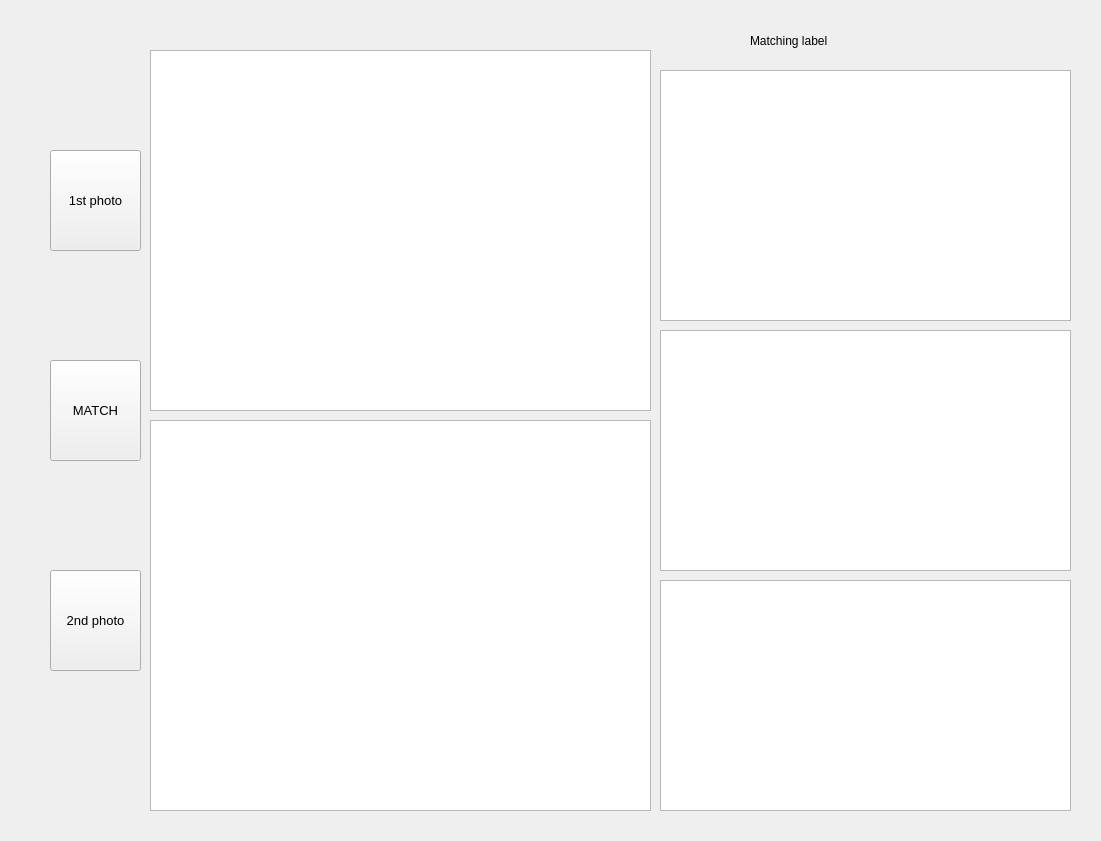
<?xml version="1.0" encoding="UTF-8"?>
<ui version="4.0">
 <class>Form</class>
 <widget class="QWidget" name="Form">
  <property name="geometry">
   <rect>
    <x>0</x>
    <y>0</y>
    <width>1101</width>
    <height>841</height>
   </rect>
  </property>
  <property name="windowTitle">
   <string>Form</string>
  </property>
  <widget class="QGraphicsView" name="graphicsView">
   <property name="geometry">
    <rect>
     <x>150</x>
     <y>50</y>
     <width>501</width>
     <height>361</height>
    </rect>
   </property>
  </widget>
  <widget class="QGraphicsView" name="graphicsView_2">
   <property name="geometry">
    <rect>
     <x>150</x>
     <y>420</y>
     <width>501</width>
     <height>391</height>
    </rect>
   </property>
  </widget>
  <widget class="QPushButton" name="pushButton">
   <property name="geometry">
    <rect>
     <x>50</x>
     <y>150</y>
     <width>91</width>
     <height>101</height>
    </rect>
   </property>
   <property name="font">
    <font>
     <pointsize>10</pointsize>
    </font>
   </property>
   <property name="text">
    <string>1st photo</string>
   </property>
  </widget>
  <widget class="QPushButton" name="pushButton_2">
   <property name="geometry">
    <rect>
     <x>50</x>
     <y>570</y>
     <width>91</width>
     <height>101</height>
    </rect>
   </property>
   <property name="font">
    <font>
     <pointsize>10</pointsize>
    </font>
   </property>
   <property name="text">
    <string>2nd photo</string>
   </property>
  </widget>
  <widget class="QLabel" name="label">
   <property name="geometry">
    <rect>
     <x>750</x>
     <y>20</y>
     <width>211</width>
     <height>41</height>
    </rect>
   </property>
   <property name="text">
    <string>Matching label</string>
   </property>
  </widget>
  <widget class="QGraphicsView" name="graphicsView_3">
   <property name="geometry">
    <rect>
     <x>660</x>
     <y>70</y>
     <width>411</width>
     <height>251</height>
    </rect>
   </property>
  </widget>
  <widget class="QGraphicsView" name="graphicsView_4">
   <property name="geometry">
    <rect>
     <x>660</x>
     <y>330</y>
     <width>411</width>
     <height>241</height>
    </rect>
   </property>
  </widget>
  <widget class="QGraphicsView" name="graphicsView_5">
   <property name="geometry">
    <rect>
     <x>660</x>
     <y>580</y>
     <width>411</width>
     <height>231</height>
    </rect>
   </property>
  </widget>
  <widget class="QPushButton" name="pushButton_3">
   <property name="geometry">
    <rect>
     <x>50</x>
     <y>360</y>
     <width>91</width>
     <height>101</height>
    </rect>
   </property>
   <property name="font">
    <font>
     <pointsize>10</pointsize>
    </font>
   </property>
   <property name="text">
    <string>MATCH</string>
   </property>
  </widget>
 </widget>
 <resources/>
 <connections/>
</ui>
